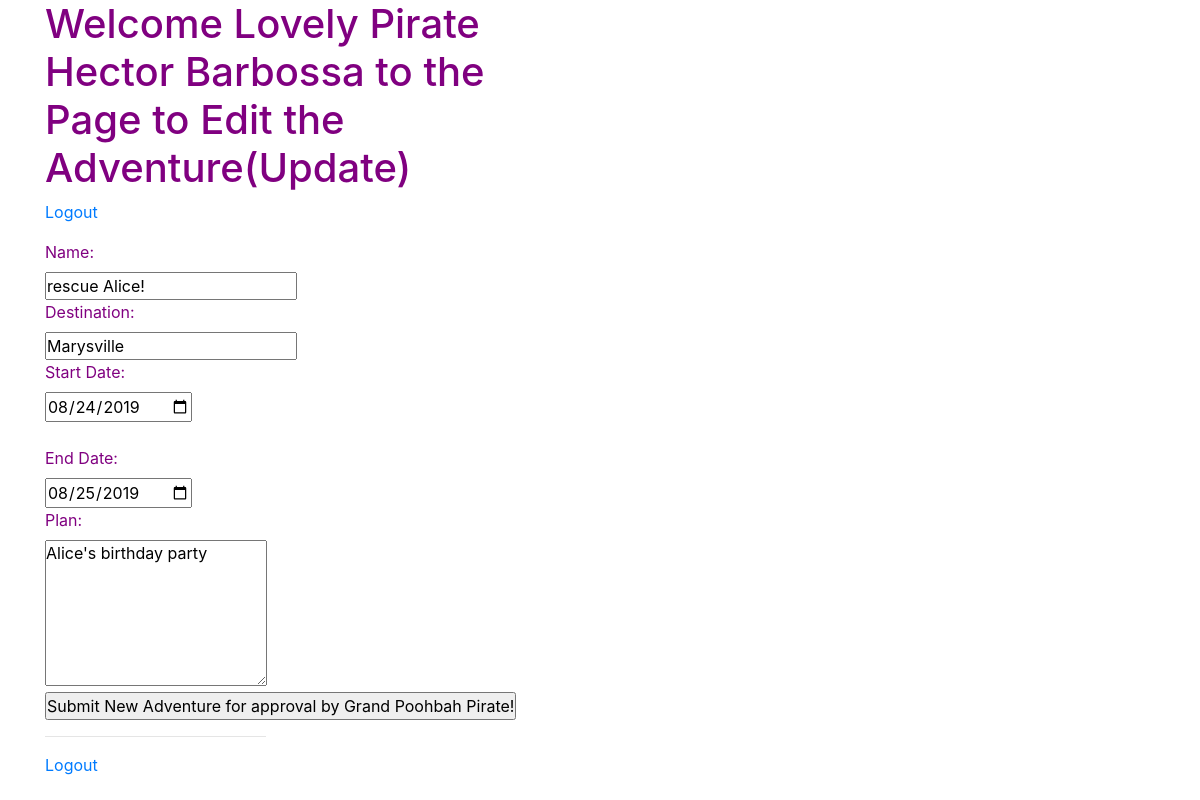
The app's page /pirates_adventure/edit/6 (signed in) with its own data.
### log_reg_adventure_app/models.py (models this page shows)
class User(models.Model):
    first_name = models.CharField(max_length=45)
    last_name = models.CharField(max_length=45)
    alias = models.CharField(max_length=45)
    email = models.CharField(max_length=45)
    password = models.CharField(max_length=255)
    birthday = models.DateField()
    created_at = models.DateTimeField(auto_now_add=True)
    updated_at = models.DateTimeField(auto_now=True)
    objects = LoginManager()

### adventure_app/models.py (models this page shows)
class Adventure(models.Model):
    name = models.CharField(max_length=45)
    attending_adventure = models.ManyToManyField(User, related_name="pirates_attending_adventures_list", default = "")
    hosting_adventure = models.ForeignKey(User, related_name="pirates_hosting_adventures_list", default = "")
    destination = models.CharField(max_length = 255)
    start_date = models.DateField()
    end_date = models.DateField()
    plan = models.TextField()
    created_at = models.DateTimeField(auto_now_add=True)
    updated_at = models.DateTimeField(auto_now=True)
    objects = AdventureManager()

### adventure_app/views.py (the view)
# urls.py: url(r'^edit/(?P<adventure_id>\d+)$', views.Update),
def Update(request,adventure_id):
    if 'user_id' not in request.session:
        return redirect('/')
    this_pirate_id = request.session["user_id"]
    this_pirate = User.objects.get(id=this_pirate_id)
    all_pirates = User.objects.all()
    this_pirate_adventures_attending = this_pirate.pirates_attending_adventures_list
    this_pirate_adventures_hosting = this_pirate.pirates_hosting_adventures_list
    all_adventures = Adventure.objects.all()
    this_adventure = Adventure.objects.get(id=adventure_id)
    this_ad_start_date = this_adventure.start_date
    context={
        'this_ad_start_date': this_ad_start_date,
        'this_adventure_template': this_adventure,
       'this_pirate_template': this_pirate,
       'this_pirate_id_template': this_pirate_id,
       'all_pirates_template': all_pirates,
       'this_pirate_adventures_attending_template': this_pirate_adventures_attending,
       'this_pirate_adventures_hosting_template': this_pirate_adventures_hosting,
       'all_adventures_template': all_adventures,
    }
    return render(request, "adventure_app/update.html", context)

### adventure_app/templates/adventure_app/update.html (shortened to what this page needs)
<!DOCTYPE html>
<html>
<head>
<link rel="stylesheet" href="https://stackpath.bootstrapcdn.com/bootstrap/4.3.1/css/bootstrap.min.css">
{% load static %}
<link rel="stylesheet" href="{% static 'adventure_app/css/style.css' %}">
</head>
<body>
<div class = "container" >
    <div class = "text_left">
       <div class="row">
           <div class="col-6">
                <h1>Welcome Lovely Pirate {{this_pirate_template.first_name}} {{this_pirate_template.last_name}} to the Page to Edit the Adventure(Update)</h1>
            </div>
       </div>
       <div class="row">
            <div class="col-6">
                    <p><a href= "/logout"> Logout</a></p>
            </div>
        </div>
    </div>
    <div class="text_right">
        <div class="row">
            <div class="col-6">
                    <form action="/pirates_adventure/processUpdate/{{this_adventure_template.id}}" method="POST">
                        <div class = "text_left">
                                <div class="row">
                                    <div class="col-6">
                                                 <label>Name: </label>
                                                 <input type="text" name="name" value = "{{this_adventure_template.name}}" >
                                                 <br>
                                                 <label>Destination: </label>
                                                 <input type="text" name="destination" value = "{{this_adventure_template.destination}}">
                                                 <br>
                                                 <label>Start Date:</label>
                                                 <input type="date" name="start_date" value = "{{this_adventure_template.start_date|date:'Y-m-d'}}">
                                                 <br>
                                                 <br>
                                                 <label>End Date:</label>
                                                 <input type="date" name="end_date" value = "{{this_adventure_template.end_date|date:'Y-m-d'}}">
                                                 <br>
                                                 <label>Plan: </label>
                                                 <textarea rows = "6" columns = "50" name="plan">{{this_adventure_template.plan}} </textarea>
                                                 <br>
                                                 <input type="submit" value="Submit New Adventure for approval by Grand Poohbah Pirate!">
                                                 <hr>
                                         </form>
                                    </div>
                                </div>
                        </div>
                        <p><a href= "/logout"> Logout</a>
                        </p>
             </div>
</body>
</html>

### adventure_app/static/adventure_app/css/style.css (style rules this page uses)
* { margin:0px; padding: 0px; }
.container { color: purple; }
.text_left { display:inline-block; }
.text_right { display:inline-block; }

### records on screen
User: first_name "Hector", last_name "Barbossa"
Adventure: name "rescue Alice!", destination "Marysville", start_date "08/24/2019", end_date "08/25/2019", plan "Alice's birthday party"
